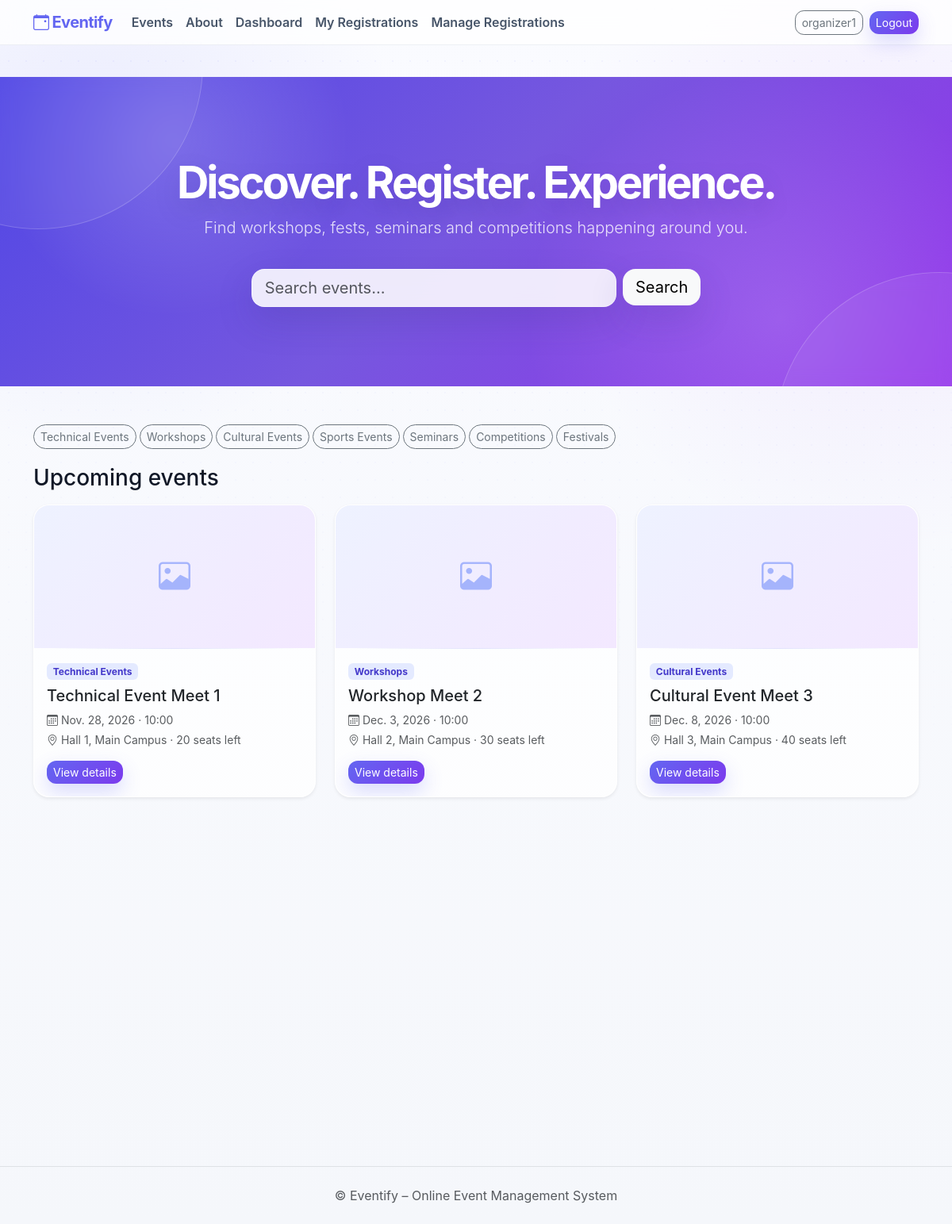
The app's page / (signed in) with its own data.
### events/models.py (models this page shows, shortened)
class Category(models.Model):
    name = models.CharField(max_length=50, unique=True)
    class Meta:
        verbose_name_plural = "categories"
    def __str__(self): return self.name

class Event(models.Model):
    STATUS = [("upcoming", "Upcoming"), ("ongoing", "Ongoing"), ("completed", "Completed"), ("cancelled", "Cancelled")]
    title = models.CharField(max_length=150)
    description = models.TextField()
    category = models.ForeignKey(Category, on_delete=models.PROTECT, related_name="events")
    image = models.ImageField(upload_to="events/", blank=True)
    date = models.DateField(); start_time = models.TimeField(); end_time = models.TimeField()
    venue = models.CharField(max_length=150)
    organizer = models.ForeignKey(User, on_delete=models.CASCADE, related_name="organized_events")
    max_participants = models.PositiveIntegerField()
    registration_deadline = models.DateField()
    status = models.CharField(max_length=10, choices=STATUS, default="upcoming")
    created_at = models.DateTimeField(auto_now_add=True)
    class Meta:
        ordering = ["date", "start_time"]
    @property
    def seats_taken(self):  # pending + confirmed registrations hold a seat
        return self.registrations.filter(status__in=["pending", "confirmed"]).count()
    @property
    def available_seats(self): return max(self.max_participants - self.seats_taken, 0)

### events/views.py (the view)
# urls.py: path("", views.home, name="home"), path("about/", TemplateView.as_view(template_name="about.html"), name="about"),
def home(request):
    return render(request, "home.html", {"events": Event.objects.filter(status="upcoming")[:6], "categories": Category.objects.all()})

### accounts/models.py (called while the page is built)
    def can_organize(self):
        return self.role == "organizer" or self.user.is_staff

### templates/home.html
{% extends "base.html" %}{% block content %}
<section class="hero text-center text-white"><div class="container"><h1 class="display-4 fw-bold">Discover. Register. Experience.</h1>
<p class="lead">Find workshops, fests, seminars and competitions happening around you.</p>
<form action="{% url 'events' %}" class="row g-2 justify-content-center"><div class="col-md-5"><input name="q" class="form-control form-control-lg" placeholder="Search events…"></div>
<div class="col-auto"><button class="btn btn-light btn-lg">Search</button></div></form></div></section>
<div class="container mt-5"><div class="mb-3">{% for c in categories %}<a class="btn btn-outline-secondary btn-sm rounded-pill me-1 mb-1" href="{% url 'events' %}?category={{ c.id }}">{{ c }}</a>{% endfor %}</div>
<h3 class="mb-3">Upcoming events</h3><div class="row g-4">{% for e in events %}{% include "_event_card.html" %}{% empty %}<p class="text-muted">No events yet.</p>{% endfor %}</div></div>
{% endblock %}

### templates/base.html (shortened to what this page needs)
{% load static %}<!doctype html>
<html lang="en"><head><meta charset="utf-8"><meta name="viewport" content="width=device-width, initial-scale=1">
<link href="https://cdn.jsdelivr.net/npm/bootstrap@5.3.3/dist/css/bootstrap.min.css" rel="stylesheet">
<link href="https://cdn.jsdelivr.net/npm/bootstrap-icons@1.11.3/font/bootstrap-icons.css" rel="stylesheet">
<link href="{% static 'css/style.css' %}" rel="stylesheet"></head>
<body>
<nav class="navbar navbar-expand-lg bg-white border-bottom sticky-top"><div class="container">
 <a class="navbar-brand fw-bold text-brand" href="{% url 'home' %}"><i class="bi bi-calendar-event"></i> Eventify</a>
 <div class="collapse navbar-collapse" id="nav">
  <ul class="navbar-nav me-auto">
   <li class="nav-item"><a class="nav-link" href="{% url 'events' %}">Events</a></li>
   <li class="nav-item"><a class="nav-link" href="{% url 'about' %}">About</a></li>
   {% if user.is_authenticated %}<li class="nav-item"><a class="nav-link" href="{% url 'dashboard' %}">Dashboard</a></li>
   <li class="nav-item"><a class="nav-link" href="{% url 'my_registrations' %}">My Registrations</a></li>
   {% if user.profile.can_organize %}<li class="nav-item"><a class="nav-link" href="{% url 'manage_registrations' %}">Manage Registrations</a></li>{% endif %}
   {% if user.is_staff %}<li class="nav-item"><a class="nav-link" href="{% url 'manage_users' %}">Users</a></li>{% endif %}{% endif %}
  </ul>
  <div class="d-flex gap-2 align-items-center">
  {% if user.is_authenticated %}<a class="btn btn-outline-secondary btn-sm" href="{% url 'profile' %}">{{ user.username }}</a>
   <form method="post" action="{% url 'logout' %}">{% csrf_token %}<button class="btn btn-brand btn-sm">Logout</button></form>
  {% else %}<a class="btn btn-outline-secondary btn-sm" href="{% url 'login' %}">Login</a><a class="btn btn-brand btn-sm" href="{% url 'signup' %}">Sign up</a>{% endif %}
  </div></div></div></nav>
<main class="py-4 page-enter">{% block content %}{% endblock %}</main>
<footer class="py-4 mt-5 text-center text-muted border-top">&copy; Eventify – Online Event Management System</footer>
{% block scripts %}{% endblock %}</body></html>

### templates/_event_card.html
<div class="col-md-6 col-lg-4"><div class="card event-card h-100 shadow-sm border-0 reveal">
 {% if e.image %}<img src="{{ e.image.url }}" class="card-img-top" alt="">{% else %}<div class="card-img-top placeholder-img"><i class="bi bi-image"></i></div>{% endif %}
 <div class="card-body"><span class="badge bg-brand-soft">{{ e.category }}</span>
  <h5 class="mt-2">{{ e.title }}</h5>
  <p class="small text-muted mb-1"><i class="bi bi-calendar3"></i> {{ e.date }} · {{ e.start_time|time:"H:i" }}</p>
  <p class="small text-muted"><i class="bi bi-geo-alt"></i> {{ e.venue }} · {{ e.available_seats }} seats left</p>
  <a href="{% url 'event_detail' e.pk %}" class="btn btn-brand btn-sm">View details</a></div></div></div>

### records on screen
Category: name "Technical Events"
Category: name "Workshops"
Category: name "Cultural Events"
Category: name "Sports Events"
Category: name "Seminars"
Category: name "Competitions"
Category: name "Festivals"
Event: category "Technical Events", title "Technical Event Meet 1", date "Nov. 28, 2026", start_time "10:00", venue "Hall 1, Main Campus", available_seats "20"
Event: category "Workshops", title "Workshop Meet 2", date "Dec. 3, 2026", start_time "10:00", venue "Hall 2, Main Campus", available_seats "30"
Event: category "Cultural Events", title "Cultural Event Meet 3", date "Dec. 8, 2026", start_time "10:00", venue "Hall 3, Main Campus", available_seats "40"

### other values on screen
{{ user.username }} "organizer1"
